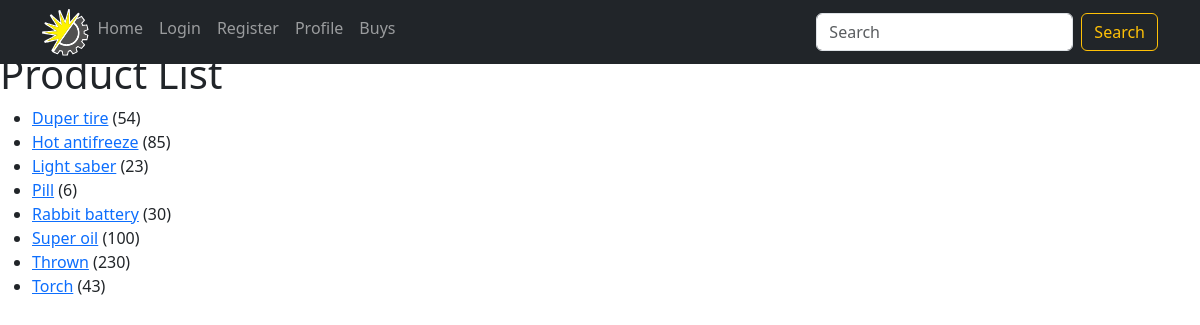
/products/, run on an earlier commit of the app's database.
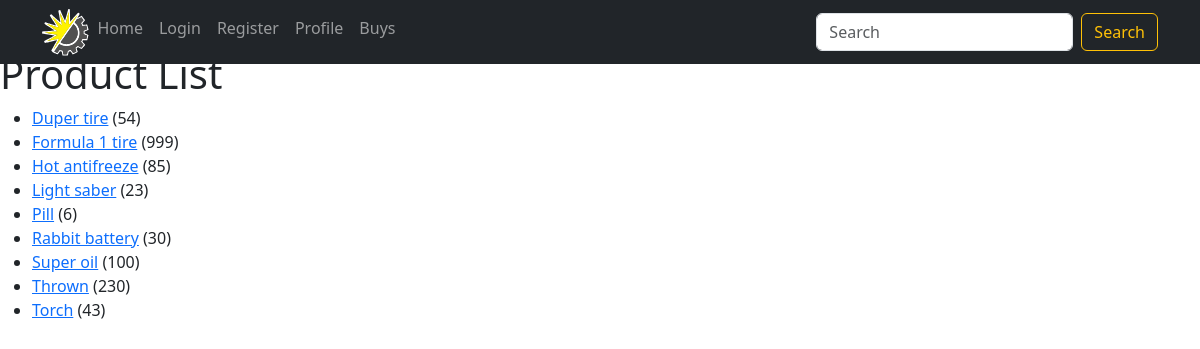
And on a later commit of the database.
### apps/shop/models.py (models this page shows, shortened)
class Product(models.Model):
    name = models.CharField(max_length=64, unique=True)
    category = models.ForeignKey(Category, null=True, on_delete=models.SET_NULL)
    article = models.UUIDField(primary_key=True, default=uuid.uuid4, editable=False,
                               help_text="Unique ID for this product")
    price = models.IntegerField(validators=[get_not_negative_validator('Price')])
    providers = models.ManyToManyField(Provider, help_text="Select a provider for this product",
                                       blank=True, related_name='products')
    def get_absolute_url(self):
        return f"/product/{self.article}/"
    def get_few_providers(self):
        max_count = 3
        providers = self.providers.all()
        if len(providers) > max_count:
            return ', '.join([provider.username for provider in providers[:max_count - 1]]) + " and others"
        else:
            return ', '.join([provider.username for provider in providers])
    get_few_providers.short_description = 'Providers'
    class Meta:
        verbose_name = "product"
        verbose_name_plural = "products"
        ordering = ("name",)

### apps/shop/views.py (the view)
# urls.py: path('products/', views.ProductListView.as_view(), name='products'),
class ProductListView(generic.ListView):
    model = Product
    paginate_by = 10

### templates/shop/product_list.html
{% extends "shop/carousel.html" %}
{% block content %}
  <h1>Product List</h1>
  <ul>
  {% for product in product_list %}
    <li>
      <a href="{{ product.get_absolute_url }}">{{ product.name }}</a> ({{product.price}})
    </li>
  {% empty %}
    <li>There are no products in a shop.</li>
  {% endfor %}
  </ul>
{% endblock %}

What changed in the data, as far as the page shows it:
added Product: name "Formula 1 tire", price "999"
